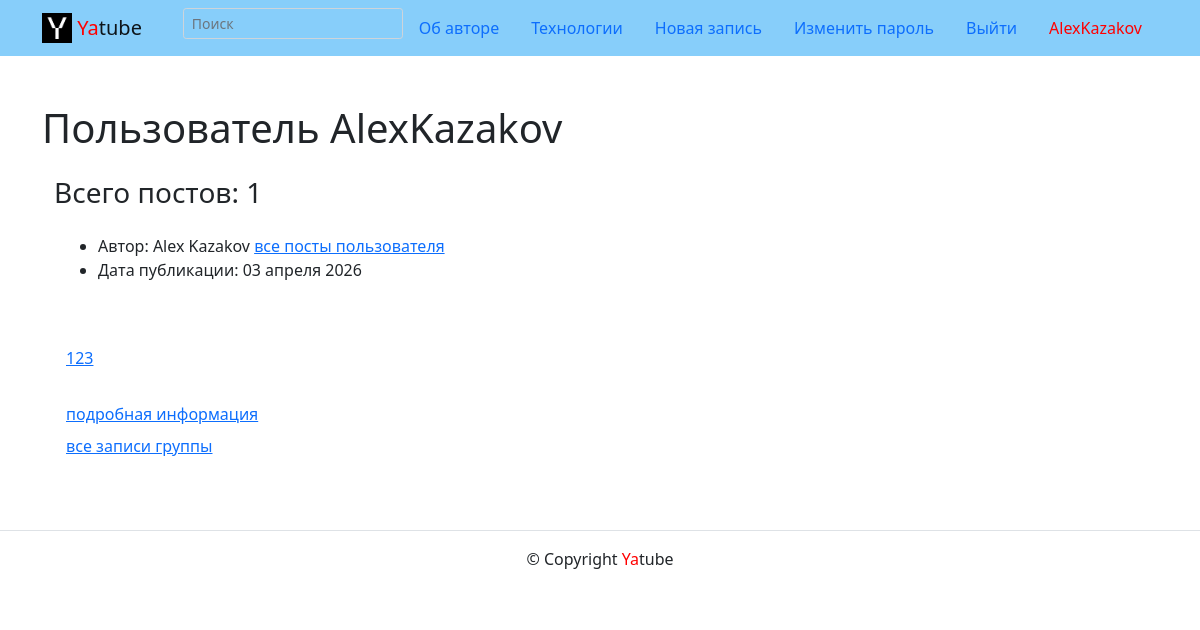
/my/profile/ (signed in), run on the app's committed database.
### posts/models.py (models this page shows, shortened)
class Post(CreatedModel):
    text = models.TextField(verbose_name='Текст поста', help_text='Введите текст поста')  # max_length=int
    author = models.ForeignKey(User, on_delete=models.CASCADE, related_name='posts')
    group = models.ForeignKey(Group, on_delete=models.CASCADE, blank=True, null=True)
    image = models.ImageField(verbose_name='Изображение', upload_to='posts/', blank=True)

### posts/views.py (the view)
# urls.py: path('my/profile/', views.profile, name='my_profile'),
def profile(request, username=None):
    if not username:
        username = request.user.username
    author = get_object_or_404(User, username=username)
    posts = Post.objects.filter(author__username=username).order_by('-pub_date')
    paginator = Paginator(posts, 10)
    page_number = request.GET.get('page')
    page_obj = paginator.get_page(page_number)
    sum_of_posts = len(posts)
    template = 'posts/profile.html'
    context = {
        'username': username,
        'posts': posts,
        'sum_of_posts': sum_of_posts,
        'page_obj': page_obj
    }
    return render(request, template, context)

### templates/posts/profile.html (shortened to what this page needs)
{% extends "base.html" %}
{% load thumbnail %}
 {% block content %}
    <main>
      <div class="container py-5">
        <h1>Пользователь {{ username }} </h1>
        <div class="container py-3">
        <h3>Всего постов: {{ sum_of_posts }} </h3>
        <article>
        {% for post in page_obj %}
        <div class="container py-3">
          <ul>
            <li>
              Автор: {{ post.author.get_full_name }}
              <a href="{% url 'posts:author_posts' post.author_id %}">все посты пользователя</a>
            </li>
            <li>
              Дата публикации: {{ post.pub_date|date:"d E Y" }}
            </li>
          </ul>
        </div>
          <div class="container py-3">
          <p>
            <a href="{% url 'posts:post_detail' post.pk %}">
            {{ post.text }}
            </a>
          </p>
        </div>
          <div class="container py-32">
          <a href="{% url 'posts:post_detail' post.pk %}">подробная информация</a>
          </div>
        </article>
        {% if post.group %}
         <div class="container py-2">
        <a href="{% url 'posts:group_list' post.group.slug %}">все записи группы</a>
        {% endif %}
         </div>
      {% endfor %}
      </div>
    </main>
    {% endblock content %}

### templates/includes/header.html (shortened to what this page needs)
{% load static %}
<header>
  <nav class="navbar navbar-light" style="background-color: lightskyblue">
    <div class="container">
      <a class="navbar-brand" href="{% url 'posts:index' %}">
        <img src="{% static 'img/logo.png' %}" width="30" height="30" class="d-inline-block align-top" alt="">
        <span style="color:red">Ya</span>tube
      </a>
      {% with request.resolver_match.view_name as view_name %}
      <ul class="nav nav-pills">
        <li class="nav-item">
                <form class="form-inline" action="/">
                  <div class="form-row">
                  <input name="q" class="form-control form-control-sm" style="background-color:lightskyblue" type="search"
                    placeholder="Поиск" {% if keyword %}value="{{ keyword }}"{% endif %}>
                  </div>
                </form>
        </li>
        <li class="nav-item">
          <a class="nav-item nav-link
          {% if view_name == 'about:author' %}active{% endif %}"
          href="{% url 'about:author' %}">Об авторе</a>
        </li>
        <li class="nav-item">
          <a class="nav-link {% if view_name == 'about:tech' %}active{% endif %}"
          href="{% url 'about:tech' %}">Технологии</a>
        </li>
        {% if user.is_authenticated %}
        <li class="nav-item">
          <a class="nav-link {% if view_name == 'posts:post_create' %}active{% endif %}"
          href="{% url 'posts:post_create' %}">Новая запись</a>
        </li>
        <li class="nav-item">
          <a class="nav-link
          {% if view_name == 'users:password_change_form' %}active{% endif %}"
          href="{% url 'users:password_change_form' %}">
            Изменить пароль</a>
        </li>
        <form method="post" action="{% url 'users:logout' %}">
            <button type="submit" class="nav-link btn btn-link">Выйти</button>
        </form>
        <li class="nav-item">
          <a class="nav-link" style="color:red" href="{% url 'posts:my_profile' %}">
            {{ user.username }}
           </a>
        </li>
        {% endif %}
      </ul>
      {% endwith %}
    </div>
  </nav>
</header>

### data on the page
Post: author.get_full_name "Alex Kazakov", pub_date "03 апреля 2026", text "123", shows "все записи группы"

### other printed values
{{ user.username }} "AlexKazakov"
{{ username }} "AlexKazakov"
{{ sum_of_posts }} "1"
